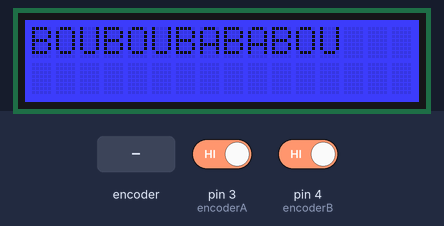
The sketch below on a simulated Arduino Uno, built with avr-gcc and run on an emulated ATmega328P. Parts: 16×2 character LCD. Inputs (shaded band) come from the test bench; at power-on: pin 3 (encoderA) HIGH, pin 4 (encoderB) HIGH.

Above: at 2.2 s.
2.3 s: rotary encoder on pin 3 (encoderA) / pin 4 (encoderB) turned 3 steps (first pin leading)
At 3.6 s:
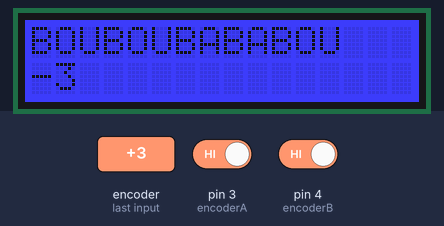
4.4 s: rotary encoder on pin 3 (encoderA) / pin 4 (encoderB) turned 1 step (first pin leading)
At 5.0 s:
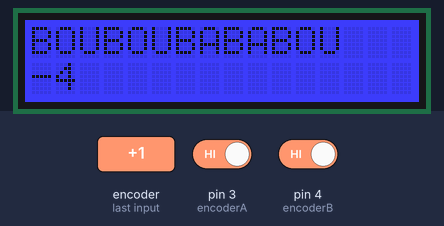
6.1 s: rotary encoder on pin 3 (encoderA) / pin 4 (encoderB) turned 1 step (first pin leading)
At 6.5 s:
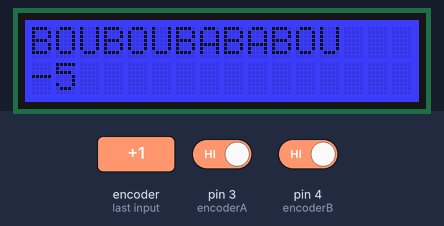
Timing chart, 0 to 9.1 s (numbered marks = the images above; inputs shaded):
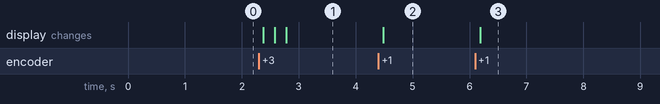

Measured:
- after the input at 2.3 s, the display: first changes after 0.08 s (image 1 shows a later state)
- after the input at 4.4 s, the display: changes after 0.09 s (image 2)
- after the input at 6.1 s, the display: changes after 0.09 s (image 3)

The sketch:

code4.ino
```cpp
// (licence header left out)
#include <Wire.h>
#include "rgb_lcd.h"

rgb_lcd lcd;

const int colorR = 0;
const int colorG = 0;
const int colorB = 255;

const int encoderA = 3;
const int encoderB = 4;
volatile long position = 0;
static long oldPosition = position;


void encoderISR() {
  /*
  * On lit l'état de la voie B.
  *
  * La combinaison des voies A et B permet de déterminer
  * le sens de rotation.
  *
  * Si B est à l'état HAUT :
  * ______________________________
  * | À COMPLÉTER |
  *
  * Sinon :
  * ______________________________
  */
    if (digitalRead(encoderB) == HIGH) {

      position++; // À COMPLÉTER : que doit-on faire ?
    }
    else {

      position--; // À COMPLÉTER : que doit-on faire ?
    }
}


void setup() {
    // Configure la voie A comme entrée avec résistance
    // de rappel interne.
    pinMode(encoderA, INPUT);
    // Configure la voie B comme entrée avec résistance
    // de rappel interne.
    pinMode(encoderB, INPUT);
    /*
    * Mise en place de l'interruption.
    *
    * L'interruption doit être déclenchée :
    * 1. sur la broche correspondant à encoderA
    * 2. lorsque l'état de cette broche change (front montant en 2)
    * 3. en appelant la fonction encoderISR()
    */
    attachInterrupt(
      digitalPinToInterrupt(encoderA),
      encoderISR,
      RISING
    );
    // Initialisation de la communication série
    // à 115200 bauds.

    // set up the LCD's number of columns and rows:
    lcd.begin(16, 2);

    lcd.setRGB(colorR, colorG, colorB);

    // Print a message to the LCD.
    lcd.print("BOUBOUBABABOU");

    delay(1000);
}

void loop() {
    // set the cursor to column 0, line 1
    // (note: line 1 is the second row, since counting begins with 0):
    if (position != oldPosition) {
        // On mémorise la nouvelle position.
        oldPosition = position;
        lcd.setCursor(0, 1);
        lcd.print(position);
    }
    // print the number of seconds since reset:

    delay(100);
}

/*********************************************************************************************************
    END FILE
*********************************************************************************************************/
```
